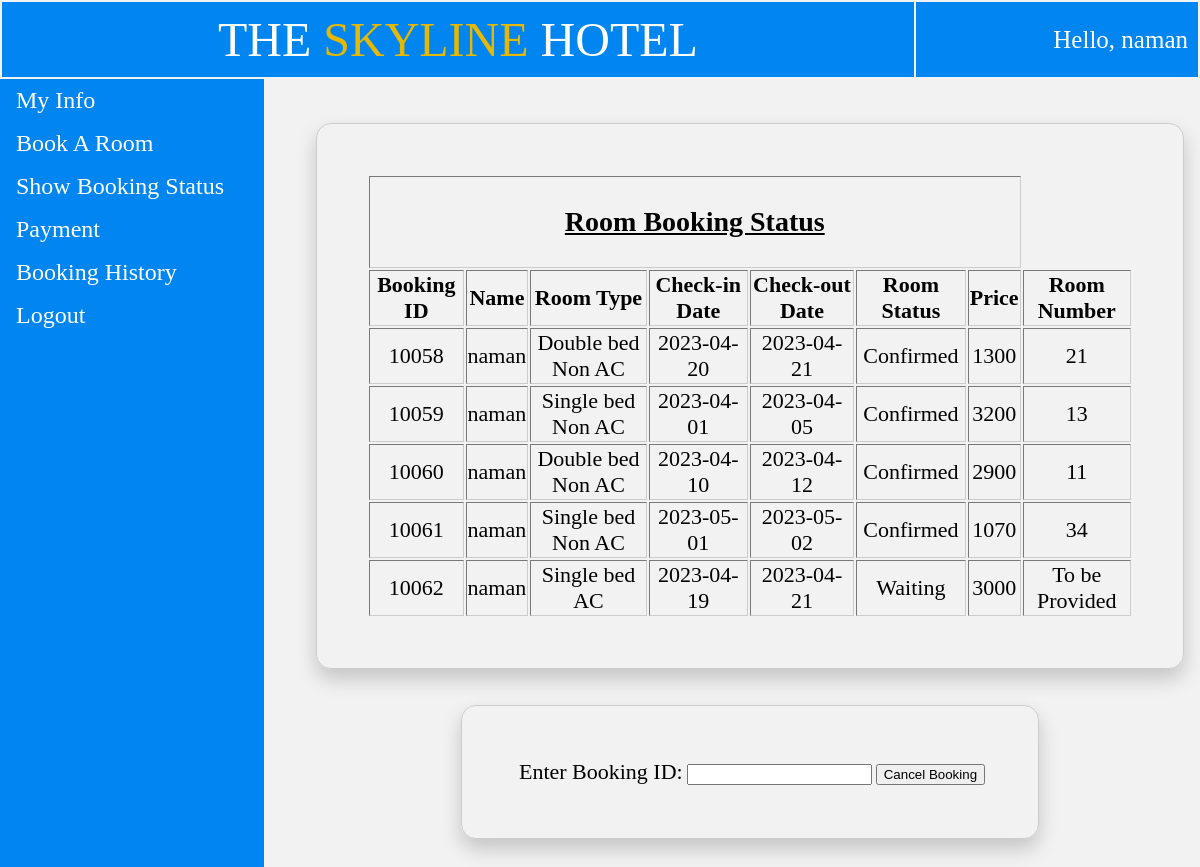
/user_room_status.php, run on the app's committed database.
### tables this page shows
CREATE TABLE `temp_session` (
  `phone` bigint(11) NOT NULL,
  `password` varchar(20) NOT NULL,
  `name` varchar(20) NOT NULL,
  `email` varchar(30) NOT NULL,
  `idproof` varchar(20) NOT NULL,
  `dob` date NOT NULL
);

CREATE TABLE `user_room_book` (
  `phone` bigint(11) NOT NULL,
  `name` varchar(20) NOT NULL,
  `idproof` varchar(20) NOT NULL,
  `room_type` varchar(20) NOT NULL,
  `checkin` date NOT NULL,
  `checkout` date NOT NULL,
  `days` int(11) NOT NULL,
  `swimming` varchar(5) NOT NULL,
  `status` varchar(20) NOT NULL DEFAULT 'Waiting',
  `price` int(11) NOT NULL,
  `book_id` int(11) NOT NULL,
  `Room_no` varchar(255) DEFAULT NULL
);

### user_room_status.php (the view, shortened to what this page needs)
<!DOCTYPE html>
<html>
<head>
</head>
<body>
	<?php
	$conn = new mysqli("localhost", "root", "", "iwp");
	$sql = "SELECT * from temp_session";
	$result = mysqli_query($conn, $sql);
	$row = mysqli_fetch_row($result); ?>
	<table style="width: 100%;">
		<tr>
			<td id="td1" style="padding: 10px; font-size: 48px;">THE <p style="color: #e6b800; display: inline;">SKYLINE</p> HOTEL</td>
			<td id="td1" style="font-size: 25px; text-align: right;">Hello, <?php echo $row[2]; ?></td>
		</tr>
	</table>
	<ul>
		<li><a href="user_view.php">My Info</a></li>
		<li><a href="bookroom.php">Book A Room</a></li>
		<li><a href="user_room_status.php">Show Booking Status</a></li>
		<li><a href="user_payment.php">Payment</a></li>
		<li><a href="user_booking_history.php">Booking History</a></li>
		<li><a href="index.php">Logout</a></li>
	</ul>
	<div style="margin-left:25%;padding:1px 16px;height:1000px;">
		<table class="basic_box" border="1">
			<tr>
				<td colspan="7">
					<p style="font-size: 28px; text-align: center; text-decoration: underline;"><b>Room Booking Status</b></p>
				</td>
			<tr>
				<th>Booking ID</th>
				<th>Name</th>
				<th>Room Type</th>
				<th>Check-in Date</th>
				<th>Check-out Date</th>
				<th>Room Status</th>
				<th>Price</th>
				<th>Room Number</th>
			</tr>
			<tr>
				<?php
				$conn = new mysqli("localhost", "root", "", "iwp");
				$sql1 = "SELECT * from user_room_book";
				$sql = "SELECT * from temp_session";
				$result = mysqli_query($conn, $sql);
				$row = mysqli_fetch_row($result);
				$phone = $row[0];
				$idproof = $row[4];
				if ($result = mysqli_query($conn, $sql1)) {
					while ($row = mysqli_fetch_row($result)) {
						if ($phone == $row[0] && $idproof == $row[2]) {
				?>
							<td><?php echo $row[10]; ?></td>
							<td><?php echo $row[1]; ?></td>
							<td><?php echo $row[3]; ?></td>
							<td><?php echo $row[4]; ?></td>
							<td><?php echo $row[5]; ?></td>
							<td><?php echo $row[8]; ?></td>
							<td><?php echo $row[9]; ?></td>
							<td><?php echo $row[11]; ?></td>
			</tr><?php
						}
					}
				}
					?>
		</table><br><br>
		<table class="basic_box">
			<tr>
				<td></td>
				<td colspan="1">Enter Booking ID:</td>
				<td colspan="2">
					<form action="user_cancel_room.php" method="post">
						<input type="number" name="book_id">
				</td>
				<td style="text-align: center;"><button type="submit">Cancel Booking</button></td>
			</tr>
		</table>
	</div>
</body>
</html>

### user_room_status.php (style rules this page uses)
body { margin: 0; background: #f2f2f2; }
table { font-size: 22px; }
.basic_box { border: 1px solid #ccc; border-radius: 15px; margin: auto; padding: 50px; box-shadow: 0 10px 20px rgba(0, 0, 0, 0.19); }
#td1 { background-color: #0085F1; color: white; border: 10px; margin-top: -10px; padding: 10px; text-align: center; }
td { text-align: center; }
ul { list-style-type: none; margin: 0; padding: 0; width: 22%; font-size: 24px; background-color: #0085F1; text-decoration: none; position: fixed; height: 100%; overflow: auto; }
li { color: white; }
li a { display: block; color: white; padding: 8px 16px; text-decoration: none; }

### data on the page
temp_session: name "naman"
user_room_book: book "10058", name "naman", room_type "Double bed Non AC", checkin "2023-04-20", checkout "2023-04-21", status "Confirmed", price "1300", Room_no "21"
user_room_book: book "10059", name "naman", room_type "Single bed Non AC", checkin "2023-04-01", checkout "2023-04-05", status "Confirmed", price "3200", Room_no "13"
user_room_book: book "10060", name "naman", room_type "Double bed Non AC", checkin "2023-04-10", checkout "2023-04-12", status "Confirmed", price "2900", Room_no "11"
user_room_book: book "10061", name "naman", room_type "Single bed Non AC", checkin "2023-05-01", checkout "2023-05-02", status "Confirmed", price "1070", Room_no "34"
user_room_book: book "10062", name "naman", room_type "Single bed AC", checkin "2023-04-19", checkout "2023-04-21", status "Waiting", price "3000", Room_no "To be Provided"
